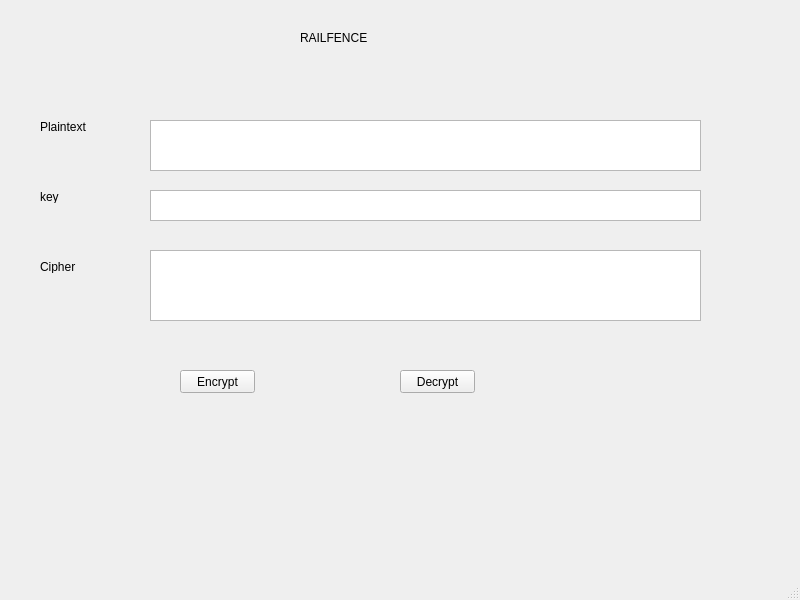
<?xml version="1.0" encoding="UTF-8"?>
<ui version="4.0">
 <class>MainWindow</class>
 <widget class="QMainWindow" name="MainWindow">
  <property name="geometry">
   <rect>
    <x>0</x>
    <y>0</y>
    <width>800</width>
    <height>600</height>
   </rect>
  </property>
  <property name="windowTitle">
   <string>MainWindow</string>
  </property>
  <widget class="QWidget" name="centralwidget">
   <widget class="QLabel" name="label">
    <property name="geometry">
     <rect>
      <x>300</x>
      <y>30</y>
      <width>91</width>
      <height>16</height>
     </rect>
    </property>
    <property name="text">
     <string>RAILFENCE</string>
    </property>
   </widget>
   <widget class="QLabel" name="label_2">
    <property name="geometry">
     <rect>
      <x>40</x>
      <y>120</y>
      <width>47</width>
      <height>13</height>
     </rect>
    </property>
    <property name="text">
     <string>Plaintext</string>
    </property>
   </widget>
   <widget class="QLabel" name="label_3">
    <property name="geometry">
     <rect>
      <x>40</x>
      <y>190</y>
      <width>47</width>
      <height>13</height>
     </rect>
    </property>
    <property name="text">
     <string>key</string>
    </property>
   </widget>
   <widget class="QLabel" name="label_4">
    <property name="geometry">
     <rect>
      <x>40</x>
      <y>260</y>
      <width>47</width>
      <height>13</height>
     </rect>
    </property>
    <property name="text">
     <string>Cipher</string>
    </property>
   </widget>
   <widget class="QPushButton" name="pushButton">
    <property name="geometry">
     <rect>
      <x>180</x>
      <y>370</y>
      <width>75</width>
      <height>23</height>
     </rect>
    </property>
    <property name="text">
     <string>Encrypt</string>
    </property>
   </widget>
   <widget class="QPushButton" name="pushButton_2">
    <property name="geometry">
     <rect>
      <x>400</x>
      <y>370</y>
      <width>75</width>
      <height>23</height>
     </rect>
    </property>
    <property name="text">
     <string>Decrypt</string>
    </property>
   </widget>
   <widget class="QTextEdit" name="txt_plain_text">
    <property name="geometry">
     <rect>
      <x>150</x>
      <y>120</y>
      <width>551</width>
      <height>51</height>
     </rect>
    </property>
   </widget>
   <widget class="QTextEdit" name="txt_key_text">
    <property name="geometry">
     <rect>
      <x>150</x>
      <y>190</y>
      <width>551</width>
      <height>31</height>
     </rect>
    </property>
   </widget>
   <widget class="QTextEdit" name="txt_cipher_text">
    <property name="geometry">
     <rect>
      <x>150</x>
      <y>250</y>
      <width>551</width>
      <height>71</height>
     </rect>
    </property>
   </widget>
  </widget>
  <widget class="QMenuBar" name="menubar">
   <property name="geometry">
    <rect>
     <x>0</x>
     <y>0</y>
     <width>800</width>
     <height>21</height>
    </rect>
   </property>
  </widget>
  <widget class="QStatusBar" name="statusbar"/>
 </widget>
 <resources/>
 <connections/>
</ui>
